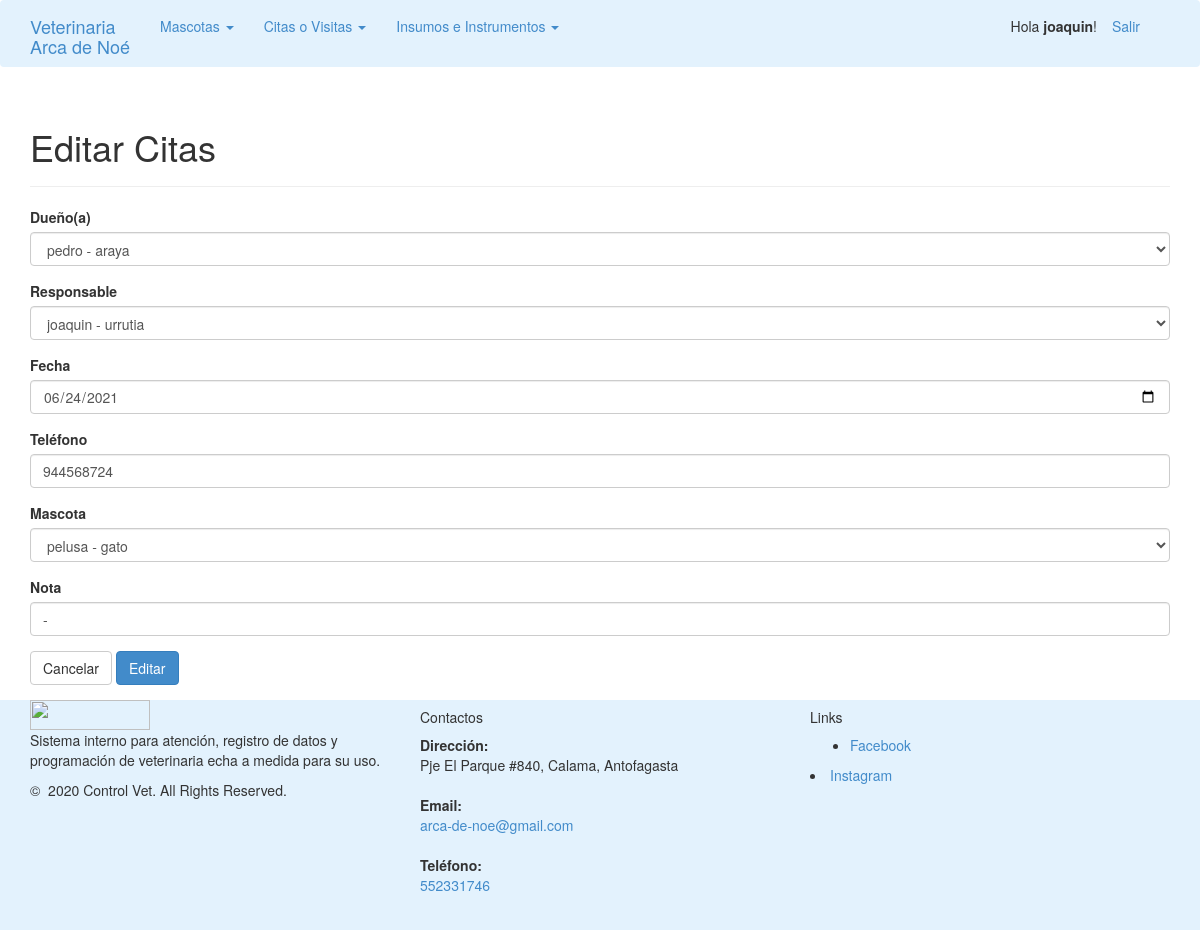
The app's page /index.php?modulo=cita&accion=editar&id_cita=1 (signed in) with its own data.
### tables this page shows
CREATE TABLE `cita` (
  `id_cita` int(255) NOT NULL,
  `id_dueño_mascota` int(255) NOT NULL,
  `id_usuario` int(255) NOT NULL,
  `id_fecha` int(255) NOT NULL,
  `id_teléfono` int(255) NOT NULL,
  `id_mascota` int(255) NOT NULL,
  `nota` varchar(1000) NOT NULL
);

CREATE TABLE `usuario` (
  `id_usuario` int(255) NOT NULL,
  `id_dirección` int(255) NOT NULL,
  `id_teléfono` int(255) NOT NULL,
  `id_correo_electronico` int(255) NOT NULL,
  `usuario` varchar(1000) NOT NULL,
  `nombre` varchar(1000) NOT NULL,
  `apellido` varchar(1000) NOT NULL,
  `rut` varchar(1000) NOT NULL,
  `especialidad` varchar(1000) NOT NULL,
  `edad` int(255) NOT NULL,
  `password` varchar(1000) NOT NULL
);

CREATE TABLE `fecha` (
  `id_fecha` int(255) NOT NULL,
  `fecha` date NOT NULL
);

CREATE TABLE `mascota` (
  `id_mascota` int(255) NOT NULL,
  `id_dueño_mascota` int(255) NOT NULL,
  `raza` varchar(1000) NOT NULL,
  `nombre` varchar(1000) NOT NULL,
  `especie` varchar(1000) NOT NULL,
  `edad` int(255) NOT NULL
);

### datos/Db.php (called while the page is built, shortened)
<?php
abstract class Db {
    private $dbhost;
    private $dbuser;
    private $dbpass;
    private $dbname;
    public function __construct() {
        $this->dbhost = "localhost";
        $this->dbuser = "root";
        $this->dbpass = "";
        $this->dbname = "veterinaria-v2";
    }
    protected function connect(){
        $this->mysqli = mysqli_connect($this->dbhost, $this->dbuser, $this->dbpass, $this->dbname) or die("Error " . mysqli_error($mysqli));
    }
    protected function resourceToObjects($resultado,$class){
        $array = array();
        while ($row = mysqli_fetch_assoc($resultado)) {
            $array[] = new $class($row);
        }
        return $array;
    }
}
?>

### negocio/dueño_mascotaNegocio.php (called while the page is built, shortened)
<?php
require_once('datos/dueño_mascotaDb.php');
class dueño_mascotaNegocio{
    public function listar(){
        $db = new dueño_mascotaDb();
        return $db->getAll();
    }
}
?>

### datos/dueño_mascotaDb.php (called while the page is built, shortened)
<?php
require_once('datos/Db.php');
require_once('entidades/dueño_mascota.php');
class dueño_mascotaDb extends Db{
    public function getAll(){
        $sql = "SELECT * FROM dueño_mascota";
        $result = mysqli_query($this->mysqli, $sql)or die("Error " . mysqli_error($mysqli));
        $array = $this->resourceToObjects($result,"dueño_mascota");
        return $array;
    }
}
?>

### entidades/dueño_mascota.php (called while the page is built, shortened)
<?php
class Dueño_mascota{
	private $id_dueño_mascota;
	public function getId_dueño_mascota(){
		return $this->id_dueño_mascota;
	}
	public function setId_dueño_mascota($id_dueño_mascota){
		$this->id_dueño_mascota = $id_dueño_mascota;
	}
	private $nombre;
	public function getNombre(){
		return $this->nombre;
	}
	public function setNombre($nombre){
		$this->nombre = $nombre;
	}
}
?>

### negocio/citaNegocio.php (called while the page is built, shortened)
<?php
require_once('datos/citaDb.php');
require_once('negocio/dueño_mascotaNegocio.php');
require_once('datos/dueño_mascotaDb.php');
require_once('entidades/dueño_mascota.php');
require_once('negocio/usuarioNegocio.php');
require_once('datos/usuarioDb.php');
require_once('entidades/usuario.php');
require_once('datos/fechaDb.php');
require_once('datos/teléfonoDb.php');
require_once('negocio/mascotaNegocio.php');
require_once('datos/mascotaDb.php');
require_once('entidades/mascota.php');
class citaNegocio{
    public function recuperar($id_cita){
        $db = new citaDb();
        return $db->getOne($id_cita);
    }
}

### datos/citaDb.php (called while the page is built, shortened)
<?php
require_once('datos/Db.php');
require_once('entidades/cita.php');
class citaDb extends Db{
    public function getOne($id_cita){
        $sql = "SELECT a.*
                FROM cita AS a
                WHERE id_cita = " . $id_cita . "";
        $result = $this->mysqli->query($sql) or die("Error " . mysqli_error($mysqli));
        $cita = new Cita( $result->fetch_assoc() );
        return $cita;
    }
}
?>

### entidades/cita.php (called while the page is built, shortened)
<?php
class Cita{
	private $id_dueño_mascota;
	public function getId_dueño_mascota(){
		return $this->id_dueño_mascota;
	}
	public function setId_dueño_mascota($id_dueño_mascota){
		$this->id_dueño_mascota = $id_dueño_mascota;
	}
	private $id_usuario;
	public function getId_usuario(){
		return $this->id_usuario;
	}
	public function setId_usuario($id_usuario){
		$this->id_usuario = $id_usuario;
	}
	private $id_fecha;
	public function getId_fecha(){
		return $this->id_fecha;
	}
	public function setId_fecha($id_fecha){
		$this->id_fecha = $id_fecha;
	}
	private $id_teléfono;
	public function getId_teléfono(){
		return $this->id_teléfono;
	}
	public function setId_teléfono($id_teléfono){
		$this->id_teléfono = $id_teléfono;
	}
	private $id_mascota;
	public function getId_mascota(){
		return $this->id_mascota;
	}
	public function setId_mascota($id_mascota){
		$this->id_mascota = $id_mascota;
	}
	private $nota;
	public function getNota(){
		return $this->nota;
	}
	public function setNota($nota){
		$this->nota = $nota;
	}
}
?>

### negocio/usuarioNegocio.php (called while the page is built, shortened)
<?php
require_once('datos/usuarioDb.php');
require_once('datos/teléfonoDb.php');
class usuarioNegocio{
    public function listar(){
        $db = new usuarioDb();
        return $db->getAll();
    }
}
?>

### datos/usuarioDb.php (called while the page is built, shortened)
<?php
require_once('datos/Db.php');
require_once('entidades/usuario.php');
class usuarioDb extends Db{
    public function getAll(){
        $sql = "SELECT v.*
                FROM usuario AS v
                ORDER BY v.apellido ASC, v.nombre ASC";
        $result = $this->mysqli->query($sql) or die("Error " . mysqli_error($mysqli));
        $array = $this->resourceToObjects($result,'Usuario');
        return $array;
    }
}
?>

### entidades/usuario.php (called while the page is built, shortened)
<?php
class Usuario{
	private $id_usuario;
	public function getId_usuario(){
		return $this->id_usuario;
	}
	public function setId_usuario($id_usuario){
		$this->id_usuario = $id_usuario;
	}
	private $nombre;
	public function getNombre(){
		return $this->nombre;
	}
	public function setNombre($nombre){
		$this->nombre = $nombre;
	}
}
?>

### datos/fechaDb.php (called while the page is built, shortened)
<?php
require_once('datos/Db.php');
class fechaDb extends Db{
    public function getFecha($id_fecha){
        $sql = "SELECT fecha
                FROM fecha
                WHERE id_fecha = " . $id_fecha . "";
        $result = $this->mysqli->query($sql) or die("Error " . mysqli_error($mysqli));
        $fecha = new fecha($result->fetch_assoc());
        return $fecha;
    }
}
?>

### datos/teléfonoDb.php (called while the page is built, shortened)
<?php
require_once('datos/Db.php');
class teléfonoDb extends Db{
    public function getDato($id_teléfono){
        $sql = "SELECT teléfono
                FROM teléfono
                WHERE id_teléfono = '" . $id_teléfono . "'";
        $result = $this->mysqli->query($sql) or die("Error " . mysqli_error($mysqli));
        $teléfono = new Teléfono( $result->fetch_assoc() );
        return $teléfono;
    }
}
?>

### negocio/mascotaNegocio.php (called while the page is built, shortened)
<?php
require_once('datos/mascotaDb.php');
require_once('negocio/dueño_mascotaNegocio.php');
require_once('datos/dueño_mascotaDb.php');
require_once('entidades/dueño_mascota.php');
class mascotaNegocio{
    public function listar(){
        $db = new mascotaDb();
        return $db->getAll();
    }
}
?>

### datos/mascotaDb.php (called while the page is built, shortened)
<?php
require_once('datos/Db.php');
require_once('entidades/mascota.php');
class mascotaDb extends Db{
    public function getAll(){
        $sql = "SELECT v.*
                FROM mascota AS v
                ORDER BY v.especie ASC, v.nombre ASC";
        $result = $this->mysqli->query($sql) or die("Error " . mysqli_error($mysqli));
        $array = $this->resourceToObjects($result,'mascota');
        return $array;
    }
}
?>

### entidades/mascota.php (called while the page is built, shortened)
<?php
class Mascota{
	private $id_mascota;
	public function getId_mascota(){
		return $this->id_mascota;
	}
	public function setId_mascota($id_mascota){
		$this->id_mascota = $id_mascota;
	}
	private $nombre;
	public function getNombre(){
		return $this->nombre;
	}
	public function setNombre($nombre){
		$this->nombre = $nombre;
	}
}
?>

### vista/cita/editar.php (the view, shortened to what this page needs)
<?php
    if ($_GET['id_cita']) {
        $cita = $citaNegocio->recuperar($_GET['id_cita']);
        $txtAction = 'Editar';
        $fechaDB = new fechaDb();
        $fecha = $fechaDB->getFecha($cita->getId_fecha());
        $teléfonoDB = new teléfonoDb();
        $teléfono = $teléfonoDB->getDato($cita->getId_teléfono());
        $cita->setId_fecha($fecha->getFecha());
        $cita->setId_teléfono($teléfono->getTeléfono());
    }else{
        $cita = new cita();
        $txtAction = 'Agregar';
    }
    ?>
    <div class="container">
      <div class="page-header">
        <h1><?php echo $txtAction; ?> Citas</h1>
      </div>
        <form role="form" method="post" id="principal">
            <div class="form-group">
                <label for="id_dueño_mascota">Dueño(a)</label>
                <select class="form-control" id="id_dueño_mascota" name="id_dueño_mascota" >
                    <?php
                        $dueño_mascotaNegocio = new dueño_mascotaNegocio();
                        $arrayDueño_mascota = $dueño_mascotaNegocio->listar();
                        if( count($arrayDueño_mascota) > 0 ){
                            foreach( $arrayDueño_mascota as $dueño_mascota ){
                    ?>
                 <option <?php if ($dueño_mascota->getId_dueño_mascota()==$cita->getId_dueño_mascota()) {echo 'selected';} ?> value=<?php echo $dueño_mascota->getId_dueño_mascota();?>  ><?php echo $dueño_mascota->getNombre();?> - <?php echo $dueño_mascota->getApellido(); ?>
                 </option>
                <?php }} ?>
                </select>
            </div>
            <div class="form-group">
                <label for="id_usuario">Responsable</label>
                <select class="form-control" id="id_usuario" name="id_usuario" >
                    <?php
                        $usuarioNegocio = new usuarioNegocio();
                        $arrayUsuarios = $usuarioNegocio->listar();
                        if( count($arrayUsuarios) > 0 ){
                            foreach( $arrayUsuarios as $usuario ){
                    ?>
                 <option <?php if ($usuario->getId_usuario()==$cita->getId_usuario()) {echo 'selected';} ?> value=<?php echo $usuario->getId_usuario();?>  ><?php echo $usuario->getNombre();?> - <?php echo $usuario->getApellido(); ?>
                 </option>
                <?php }} ?>
                </select>
            </div>
            <div class="form-group">
                <label for="id_fecha">Fecha</label>
                <input type="date" class="form-control" id="id_fecha" name="id_fecha" value="<?php echo $cita->getId_fecha();?>" required>
            </div>
            <div class="form-group">
                <label for="id_teléfono">Teléfono</label>
                <input type="number" class="form-control" id="id_teléfono" name="id_teléfono" placeholder="Teléfono" value="<?php echo $cita->getId_teléfono();?>" required>
            </div>
            <div class="form-group">
                <label for="id_mascota">Mascota</label>
                <select class="form-control" id="id_mascota" name="id_mascota" >
                    <?php
                        $mascotaNegocio = new mascotaNegocio();
                        $arrayMascotas = $mascotaNegocio->listar();
                        if( count($arrayMascotas) > 0 ){
                            foreach( $arrayMascotas as $mascota ){
                    ?>
                 <option <?php if ($mascota->getId_mascota()==$cita->getId_mascota()) {echo 'selected';} ?> value=<?php echo $mascota->getId_mascota();?>  required ><?php echo $mascota->getNombre();?> - <?php echo $mascota->getEspecie(); ?>
                 </option>
                <?php }} ?>
                </select>
            </div>
            <div class="form-group">
                <label for="nota">Nota</label>
                <input type="text" class="form-control" id="nota" name="nota" placeholder="Nota" value="<?php echo $cita->getNota();?>" required>
            </div>
            <button type="button" class="btn btn-default cancelForm">Cancelar</button>
            <button type="submit" class="btn btn-primary"><?php echo $txtAction; ?></button>
        </form>
    </div>

### css/estilos.css (style rules this page uses)
.container { padding-bottom: 15px; }

### records on screen
cita: id_dueño_mascota "pedro - araya", id_usuario "joaquin - urrutia", id_mascota "pelusa - gato", nota "-"
fecha: id_fecha "06/24/2021"
teléfono: id_teléfono "944568724"

### other values on screen
$_SESSION['usuario']['nombre'] "joaquin"
$txtAction "Editar"
